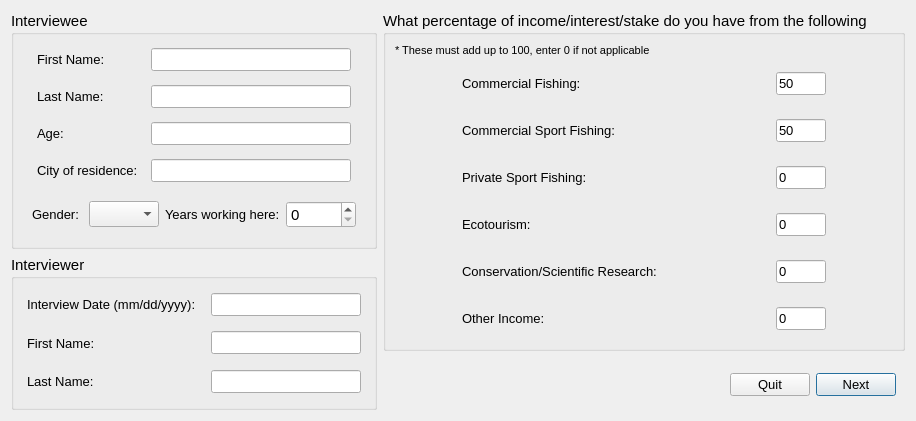
<ui version="4.0" >
 <author>Dane Springmeyer</author>
 <class>InterviewStart</class>
 <widget class="QDialog" name="InterviewStart" >
  <property name="geometry" >
   <rect>
    <x>0</x>
    <y>0</y>
    <width>902</width>
    <height>421</height>
   </rect>
  </property>
  <property name="windowTitle" >
   <string>OpenOceanMap - Interview</string>
  </property>
  <layout class="QHBoxLayout" >
   <item>
    <layout class="QVBoxLayout" >
     <item>
      <widget class="QGroupBox" name="interviewee" >
       <property name="font" >
        <font>
         <pointsize>11</pointsize>
        </font>
       </property>
       <property name="title" >
        <string>Interviewee</string>
       </property>
       <layout class="QVBoxLayout" >
        <item>
         <widget class="QWidget" native="1" name="interviewee_first_name" >
          <layout class="QHBoxLayout" >
           <property name="spacing" >
            <number>4</number>
           </property>
           <property name="margin" >
            <number>4</number>
           </property>
           <item>
            <widget class="QLabel" name="interviewee_first_name_text" >
             <property name="minimumSize" >
              <size>
               <width>100</width>
               <height>0</height>
              </size>
             </property>
             <property name="maximumSize" >
              <size>
               <width>100</width>
               <height>16777215</height>
              </size>
             </property>
             <property name="font" >
              <font>
               <pointsize>10</pointsize>
              </font>
             </property>
             <property name="text" >
              <string>First Name:</string>
             </property>
            </widget>
           </item>
           <item>
            <widget class="QLineEdit" name="interviewee_first_name_line" >
             <property name="enabled" >
              <bool>true</bool>
             </property>
             <property name="minimumSize" >
              <size>
               <width>200</width>
               <height>0</height>
              </size>
             </property>
             <property name="maximumSize" >
              <size>
               <width>200</width>
               <height>16777215</height>
              </size>
             </property>
             <property name="font" >
              <font>
               <pointsize>10</pointsize>
              </font>
             </property>
             <property name="text" >
              <string/>
             </property>
            </widget>
           </item>
          </layout>
         </widget>
        </item>
        <item>
         <widget class="QWidget" native="1" name="interviewee_last_name" >
          <layout class="QHBoxLayout" >
           <property name="spacing" >
            <number>4</number>
           </property>
           <property name="margin" >
            <number>4</number>
           </property>
           <item>
            <widget class="QLabel" name="interviewee_last_name_text" >
             <property name="minimumSize" >
              <size>
               <width>100</width>
               <height>0</height>
              </size>
             </property>
             <property name="maximumSize" >
              <size>
               <width>100</width>
               <height>16777215</height>
              </size>
             </property>
             <property name="font" >
              <font>
               <pointsize>10</pointsize>
              </font>
             </property>
             <property name="text" >
              <string>Last Name:</string>
             </property>
            </widget>
           </item>
           <item>
            <widget class="QLineEdit" name="interviewee_last_name_line" >
             <property name="enabled" >
              <bool>true</bool>
             </property>
             <property name="minimumSize" >
              <size>
               <width>200</width>
               <height>0</height>
              </size>
             </property>
             <property name="maximumSize" >
              <size>
               <width>200</width>
               <height>16777215</height>
              </size>
             </property>
             <property name="font" >
              <font>
               <pointsize>10</pointsize>
              </font>
             </property>
             <property name="text" >
              <string/>
             </property>
            </widget>
           </item>
          </layout>
         </widget>
        </item>
        <item>
         <widget class="QWidget" native="1" name="age" >
          <layout class="QHBoxLayout" >
           <property name="spacing" >
            <number>4</number>
           </property>
           <property name="margin" >
            <number>4</number>
           </property>
           <item>
            <widget class="QLabel" name="age_text" >
             <property name="minimumSize" >
              <size>
               <width>100</width>
               <height>0</height>
              </size>
             </property>
             <property name="maximumSize" >
              <size>
               <width>100</width>
               <height>16777215</height>
              </size>
             </property>
             <property name="font" >
              <font>
               <pointsize>10</pointsize>
              </font>
             </property>
             <property name="text" >
              <string>Age:</string>
             </property>
            </widget>
           </item>
           <item>
            <widget class="QLineEdit" name="age_line" >
             <property name="enabled" >
              <bool>true</bool>
             </property>
             <property name="minimumSize" >
              <size>
               <width>200</width>
               <height>0</height>
              </size>
             </property>
             <property name="maximumSize" >
              <size>
               <width>200</width>
               <height>16777215</height>
              </size>
             </property>
             <property name="font" >
              <font>
               <pointsize>10</pointsize>
              </font>
             </property>
             <property name="text" >
              <string/>
             </property>
            </widget>
           </item>
          </layout>
         </widget>
        </item>
        <item>
         <widget class="QWidget" native="1" name="age_2" >
          <layout class="QHBoxLayout" >
           <property name="spacing" >
            <number>4</number>
           </property>
           <property name="margin" >
            <number>4</number>
           </property>
           <item>
            <widget class="QLabel" name="city_text" >
             <property name="minimumSize" >
              <size>
               <width>100</width>
               <height>0</height>
              </size>
             </property>
             <property name="maximumSize" >
              <size>
               <width>100</width>
               <height>16777215</height>
              </size>
             </property>
             <property name="font" >
              <font>
               <pointsize>10</pointsize>
              </font>
             </property>
             <property name="text" >
              <string>City of residence:</string>
             </property>
            </widget>
           </item>
           <item>
            <widget class="QLineEdit" name="city_line" >
             <property name="enabled" >
              <bool>true</bool>
             </property>
             <property name="minimumSize" >
              <size>
               <width>200</width>
               <height>0</height>
              </size>
             </property>
             <property name="maximumSize" >
              <size>
               <width>200</width>
               <height>200</height>
              </size>
             </property>
             <property name="font" >
              <font>
               <pointsize>10</pointsize>
              </font>
             </property>
             <property name="text" >
              <string/>
             </property>
            </widget>
           </item>
          </layout>
         </widget>
        </item>
        <item>
         <widget class="QWidget" native="1" name="gender" >
          <layout class="QHBoxLayout" >
           <item>
            <widget class="QLabel" name="gender_text" >
             <property name="minimumSize" >
              <size>
               <width>45</width>
               <height>0</height>
              </size>
             </property>
             <property name="maximumSize" >
              <size>
               <width>60</width>
               <height>16777215</height>
              </size>
             </property>
             <property name="font" >
              <font>
               <pointsize>10</pointsize>
              </font>
             </property>
             <property name="text" >
              <string>Gender:</string>
             </property>
            </widget>
           </item>
           <item>
            <widget class="QComboBox" name="gender_comboBox" >
             <property name="maximumSize" >
              <size>
               <width>70</width>
               <height>16777215</height>
              </size>
             </property>
             <item>
              <property name="text" >
               <string/>
              </property>
             </item>
             <item>
              <property name="text" >
               <string>Male</string>
              </property>
             </item>
             <item>
              <property name="text" >
               <string>Female</string>
              </property>
             </item>
            </widget>
           </item>
           <item>
            <widget class="QLabel" name="years_text" >
             <property name="minimumSize" >
              <size>
               <width>100</width>
               <height>0</height>
              </size>
             </property>
             <property name="maximumSize" >
              <size>
               <width>150</width>
               <height>16777215</height>
              </size>
             </property>
             <property name="font" >
              <font>
               <pointsize>10</pointsize>
              </font>
             </property>
             <property name="text" >
              <string>Years working here:</string>
             </property>
            </widget>
           </item>
           <item>
            <widget class="QSpinBox" name="years_spinBox" >
             <property name="sizePolicy" >
              <sizepolicy vsizetype="Fixed" hsizetype="Expanding" >
               <horstretch>0</horstretch>
               <verstretch>0</verstretch>
              </sizepolicy>
             </property>
             <property name="minimumSize" >
              <size>
               <width>15</width>
               <height>0</height>
              </size>
             </property>
             <property name="maximumSize" >
              <size>
               <width>70</width>
               <height>200</height>
              </size>
             </property>
            </widget>
           </item>
          </layout>
         </widget>
        </item>
       </layout>
      </widget>
     </item>
     <item>
      <widget class="QGroupBox" name="interviewee_2" >
       <property name="font" >
        <font>
         <pointsize>11</pointsize>
        </font>
       </property>
       <property name="title" >
        <string>Interviewer</string>
       </property>
       <layout class="QVBoxLayout" >
        <item>
         <widget class="QWidget" native="1" name="interviewee_first_name_2" >
          <layout class="QHBoxLayout" >
           <property name="spacing" >
            <number>4</number>
           </property>
           <property name="margin" >
            <number>4</number>
           </property>
           <item>
            <widget class="QLabel" name="date_text" >
             <property name="minimumSize" >
              <size>
               <width>180</width>
               <height>0</height>
              </size>
             </property>
             <property name="maximumSize" >
              <size>
               <width>180</width>
               <height>16777215</height>
              </size>
             </property>
             <property name="font" >
              <font>
               <pointsize>10</pointsize>
              </font>
             </property>
             <property name="text" >
              <string>Interview Date (mm/dd/yyyy):</string>
             </property>
            </widget>
           </item>
           <item>
            <widget class="QLineEdit" name="date_line" >
             <property name="enabled" >
              <bool>true</bool>
             </property>
             <property name="minimumSize" >
              <size>
               <width>150</width>
               <height>0</height>
              </size>
             </property>
             <property name="maximumSize" >
              <size>
               <width>150</width>
               <height>16777215</height>
              </size>
             </property>
             <property name="font" >
              <font>
               <pointsize>10</pointsize>
              </font>
             </property>
             <property name="text" >
              <string/>
             </property>
             <property name="cursorPosition" >
              <number>0</number>
             </property>
            </widget>
           </item>
          </layout>
         </widget>
        </item>
        <item>
         <widget class="QWidget" native="1" name="interviewee_first_name_3" >
          <layout class="QHBoxLayout" >
           <property name="spacing" >
            <number>4</number>
           </property>
           <property name="margin" >
            <number>4</number>
           </property>
           <item>
            <widget class="QLabel" name="interviewer_first_name_text" >
             <property name="minimumSize" >
              <size>
               <width>180</width>
               <height>0</height>
              </size>
             </property>
             <property name="maximumSize" >
              <size>
               <width>180</width>
               <height>16777215</height>
              </size>
             </property>
             <property name="font" >
              <font>
               <pointsize>10</pointsize>
              </font>
             </property>
             <property name="text" >
              <string>First Name:</string>
             </property>
            </widget>
           </item>
           <item>
            <widget class="QLineEdit" name="interviewer_first_name_line" >
             <property name="enabled" >
              <bool>true</bool>
             </property>
             <property name="minimumSize" >
              <size>
               <width>150</width>
               <height>0</height>
              </size>
             </property>
             <property name="maximumSize" >
              <size>
               <width>150</width>
               <height>16777215</height>
              </size>
             </property>
             <property name="font" >
              <font>
               <pointsize>10</pointsize>
              </font>
             </property>
             <property name="text" >
              <string/>
             </property>
            </widget>
           </item>
          </layout>
         </widget>
        </item>
        <item>
         <widget class="QWidget" native="1" name="interviewee_first_name_4" >
          <layout class="QHBoxLayout" >
           <property name="spacing" >
            <number>4</number>
           </property>
           <property name="margin" >
            <number>4</number>
           </property>
           <item>
            <widget class="QLabel" name="interviewer_last_name_text" >
             <property name="minimumSize" >
              <size>
               <width>180</width>
               <height>0</height>
              </size>
             </property>
             <property name="maximumSize" >
              <size>
               <width>180</width>
               <height>16777215</height>
              </size>
             </property>
             <property name="font" >
              <font>
               <pointsize>10</pointsize>
              </font>
             </property>
             <property name="text" >
              <string>Last Name:</string>
             </property>
            </widget>
           </item>
           <item>
            <widget class="QLineEdit" name="interviewer_last_name_line" >
             <property name="enabled" >
              <bool>true</bool>
             </property>
             <property name="minimumSize" >
              <size>
               <width>150</width>
               <height>0</height>
              </size>
             </property>
             <property name="maximumSize" >
              <size>
               <width>150</width>
               <height>16777215</height>
              </size>
             </property>
             <property name="font" >
              <font>
               <pointsize>10</pointsize>
              </font>
             </property>
             <property name="text" >
              <string/>
             </property>
            </widget>
           </item>
          </layout>
         </widget>
        </item>
       </layout>
      </widget>
     </item>
    </layout>
   </item>
   <item>
    <layout class="QVBoxLayout" >
     <item>
      <widget class="QGroupBox" name="user_group_info" >
       <property name="font" >
        <font>
         <pointsize>11</pointsize>
        </font>
       </property>
       <property name="title" >
        <string>What percentage of income/interest/stake do you have from the following?</string>
       </property>
       <layout class="QGridLayout" >
        <item row="1" column="0" >
         <widget class="QWidget" native="1" name="home_port_2" >
          <property name="font" >
           <font>
            <pointsize>10</pointsize>
           </font>
          </property>
          <layout class="QGridLayout" >
           <item row="0" column="0" >
            <widget class="QLabel" name="comm_fish_text" >
             <property name="minimumSize" >
              <size>
               <width>250</width>
               <height>0</height>
              </size>
             </property>
             <property name="maximumSize" >
              <size>
               <width>150</width>
               <height>16777215</height>
              </size>
             </property>
             <property name="font" >
              <font>
               <pointsize>10</pointsize>
              </font>
             </property>
             <property name="text" >
              <string>Commercial Fishing:</string>
             </property>
            </widget>
           </item>
           <item row="0" column="1" >
            <widget class="QLineEdit" name="comm_fish_line" >
             <property name="enabled" >
              <bool>true</bool>
             </property>
             <property name="minimumSize" >
              <size>
               <width>50</width>
               <height>0</height>
              </size>
             </property>
             <property name="maximumSize" >
              <size>
               <width>50</width>
               <height>16777215</height>
              </size>
             </property>
             <property name="font" >
              <font>
               <pointsize>10</pointsize>
              </font>
             </property>
             <property name="text" >
              <string>50</string>
             </property>
            </widget>
           </item>
          </layout>
         </widget>
        </item>
        <item row="2" column="0" >
         <widget class="QWidget" native="1" name="home_port_3" >
          <property name="font" >
           <font>
            <pointsize>10</pointsize>
           </font>
          </property>
          <layout class="QGridLayout" >
           <item row="0" column="0" >
            <widget class="QLabel" name="comm_sport_text" >
             <property name="minimumSize" >
              <size>
               <width>250</width>
               <height>0</height>
              </size>
             </property>
             <property name="maximumSize" >
              <size>
               <width>150</width>
               <height>16777215</height>
              </size>
             </property>
             <property name="font" >
              <font>
               <pointsize>10</pointsize>
              </font>
             </property>
             <property name="text" >
              <string>Commercial Sport Fishing:</string>
             </property>
            </widget>
           </item>
           <item row="0" column="1" >
            <widget class="QLineEdit" name="comm_sport_line" >
             <property name="enabled" >
              <bool>true</bool>
             </property>
             <property name="minimumSize" >
              <size>
               <width>50</width>
               <height>0</height>
              </size>
             </property>
             <property name="maximumSize" >
              <size>
               <width>50</width>
               <height>16777215</height>
              </size>
             </property>
             <property name="font" >
              <font>
               <pointsize>10</pointsize>
              </font>
             </property>
             <property name="text" >
              <string>50</string>
             </property>
            </widget>
           </item>
          </layout>
         </widget>
        </item>
        <item row="3" column="0" >
         <widget class="QWidget" native="1" name="ves_license" >
          <property name="font" >
           <font>
            <pointsize>10</pointsize>
           </font>
          </property>
          <layout class="QHBoxLayout" >
           <item>
            <widget class="QLabel" name="private_fish_text" >
             <property name="minimumSize" >
              <size>
               <width>250</width>
               <height>0</height>
              </size>
             </property>
             <property name="maximumSize" >
              <size>
               <width>150</width>
               <height>16777215</height>
              </size>
             </property>
             <property name="font" >
              <font>
               <pointsize>10</pointsize>
              </font>
             </property>
             <property name="text" >
              <string>Private Sport Fishing:</string>
             </property>
            </widget>
           </item>
           <item>
            <widget class="QLineEdit" name="private_fish_line" >
             <property name="enabled" >
              <bool>true</bool>
             </property>
             <property name="minimumSize" >
              <size>
               <width>50</width>
               <height>0</height>
              </size>
             </property>
             <property name="maximumSize" >
              <size>
               <width>50</width>
               <height>16777215</height>
              </size>
             </property>
             <property name="font" >
              <font>
               <pointsize>10</pointsize>
              </font>
             </property>
             <property name="text" >
              <string>0</string>
             </property>
            </widget>
           </item>
          </layout>
         </widget>
        </item>
        <item row="4" column="0" >
         <widget class="QWidget" native="1" name="ves_license_2" >
          <property name="font" >
           <font>
            <pointsize>10</pointsize>
           </font>
          </property>
          <layout class="QHBoxLayout" >
           <item>
            <widget class="QLabel" name="ecotourism_text" >
             <property name="minimumSize" >
              <size>
               <width>250</width>
               <height>0</height>
              </size>
             </property>
             <property name="maximumSize" >
              <size>
               <width>150</width>
               <height>16777215</height>
              </size>
             </property>
             <property name="font" >
              <font>
               <pointsize>10</pointsize>
              </font>
             </property>
             <property name="text" >
              <string>Ecotourism:</string>
             </property>
            </widget>
           </item>
           <item>
            <widget class="QLineEdit" name="ecotourism_line" >
             <property name="enabled" >
              <bool>true</bool>
             </property>
             <property name="minimumSize" >
              <size>
               <width>50</width>
               <height>0</height>
              </size>
             </property>
             <property name="maximumSize" >
              <size>
               <width>50</width>
               <height>16777215</height>
              </size>
             </property>
             <property name="font" >
              <font>
               <pointsize>10</pointsize>
              </font>
             </property>
             <property name="text" >
              <string>0</string>
             </property>
            </widget>
           </item>
          </layout>
         </widget>
        </item>
        <item row="5" column="0" >
         <widget class="QWidget" native="1" name="vessel_length" >
          <property name="font" >
           <font>
            <pointsize>10</pointsize>
           </font>
          </property>
          <layout class="QHBoxLayout" >
           <item>
            <widget class="QLabel" name="cons_science_text" >
             <property name="minimumSize" >
              <size>
               <width>250</width>
               <height>0</height>
              </size>
             </property>
             <property name="maximumSize" >
              <size>
               <width>200</width>
               <height>16777215</height>
              </size>
             </property>
             <property name="font" >
              <font>
               <pointsize>10</pointsize>
              </font>
             </property>
             <property name="text" >
              <string>Conservation/Scientific Research:</string>
             </property>
            </widget>
           </item>
           <item>
            <widget class="QLineEdit" name="cons_science_line" >
             <property name="enabled" >
              <bool>true</bool>
             </property>
             <property name="minimumSize" >
              <size>
               <width>50</width>
               <height>0</height>
              </size>
             </property>
             <property name="maximumSize" >
              <size>
               <width>50</width>
               <height>16777215</height>
              </size>
             </property>
             <property name="font" >
              <font>
               <pointsize>10</pointsize>
              </font>
             </property>
             <property name="text" >
              <string>0</string>
             </property>
            </widget>
           </item>
          </layout>
         </widget>
        </item>
        <item row="6" column="0" >
         <widget class="QWidget" native="1" name="vessel_length_2" >
          <property name="font" >
           <font>
            <pointsize>10</pointsize>
           </font>
          </property>
          <layout class="QHBoxLayout" >
           <item>
            <widget class="QLabel" name="other_text" >
             <property name="minimumSize" >
              <size>
               <width>250</width>
               <height>0</height>
              </size>
             </property>
             <property name="maximumSize" >
              <size>
               <width>150</width>
               <height>16777215</height>
              </size>
             </property>
             <property name="font" >
              <font>
               <pointsize>10</pointsize>
              </font>
             </property>
             <property name="text" >
              <string>Other Income:</string>
             </property>
            </widget>
           </item>
           <item>
            <widget class="QLineEdit" name="other_line" >
             <property name="enabled" >
              <bool>true</bool>
             </property>
             <property name="minimumSize" >
              <size>
               <width>50</width>
               <height>0</height>
              </size>
             </property>
             <property name="maximumSize" >
              <size>
               <width>50</width>
               <height>16777215</height>
              </size>
             </property>
             <property name="font" >
              <font>
               <pointsize>10</pointsize>
              </font>
             </property>
             <property name="text" >
              <string>0</string>
             </property>
            </widget>
           </item>
          </layout>
         </widget>
        </item>
        <item row="0" column="0" >
         <widget class="QLabel" name="label" >
          <property name="font" >
           <font>
            <pointsize>8</pointsize>
           </font>
          </property>
          <property name="text" >
           <string>* These must add up to 100, enter 0 if not applicable</string>
          </property>
         </widget>
        </item>
       </layout>
      </widget>
     </item>
     <item>
      <layout class="QHBoxLayout" >
       <item>
        <spacer>
         <property name="orientation" >
          <enum>Qt::Horizontal</enum>
         </property>
         <property name="sizeHint" stdset="0" >
          <size>
           <width>40</width>
           <height>20</height>
          </size>
         </property>
        </spacer>
       </item>
       <item>
        <layout class="QVBoxLayout" >
         <item>
          <spacer>
           <property name="orientation" >
            <enum>Qt::Vertical</enum>
           </property>
           <property name="sizeHint" stdset="0" >
            <size>
             <width>20</width>
             <height>40</height>
            </size>
           </property>
          </spacer>
         </item>
         <item>
          <widget class="QWidget" native="1" name="button_box" >
           <property name="sizePolicy" >
            <sizepolicy vsizetype="MinimumExpanding" hsizetype="Preferred" >
             <horstretch>0</horstretch>
             <verstretch>0</verstretch>
            </sizepolicy>
           </property>
           <property name="minimumSize" >
            <size>
             <width>0</width>
             <height>50</height>
            </size>
           </property>
           <layout class="QHBoxLayout" >
            <item>
             <widget class="QPushButton" name="pbnCancel" >
              <property name="font" >
               <font>
                <pointsize>10</pointsize>
               </font>
              </property>
              <property name="text" >
               <string>Quit</string>
              </property>
             </widget>
            </item>
            <item>
             <widget class="QPushButton" name="pbnNextWindow" >
              <property name="font" >
               <font>
                <pointsize>10</pointsize>
               </font>
              </property>
              <property name="text" >
               <string>Next</string>
              </property>
              <property name="checkable" >
               <bool>false</bool>
              </property>
              <property name="default" >
               <bool>true</bool>
              </property>
              <property name="flat" >
               <bool>false</bool>
              </property>
             </widget>
            </item>
           </layout>
          </widget>
         </item>
        </layout>
       </item>
      </layout>
     </item>
    </layout>
   </item>
  </layout>
 </widget>
 <resources/>
 <connections/>
</ui>
